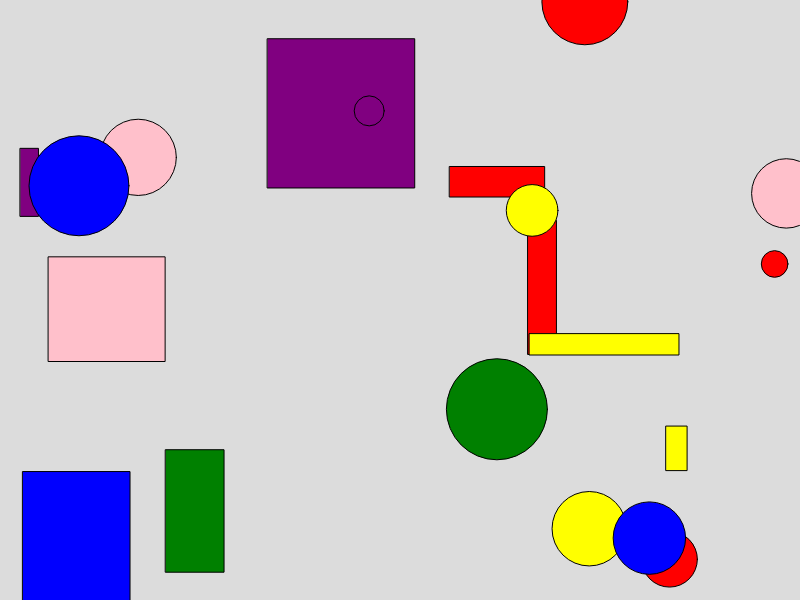
Frame 1 (no input)
Frame 60 (no input): identical to frame 1, image omitted
Frame 120 (the mouse pressed at the canvas centre since frame 60): identical to frame 1, image omitted

The p5.js sketch that drew this single still picture (run headless with seeded random() and noise() and a simulated clock; from frame 60 on, the mouse is pressed at the canvas centre):

// p5.js sketch
// ── sketch.js
let colors = ["red", "green", "blue", "yellow", "pink", "purple"];
let color1 = ["blue", "red", "purple", "yellow", "green", "pink"];
let shapes = ["circle", "rectangle"];
let amountOfRectangles = 20;
let rectangles = [];
let circles = [];

function setup() {
  createCanvas(800, 600);


  for (let i = 0; i < amountOfRectangles; i++) {
    let shape = random(shapes);

    if (shape == "rectangle") {
      let x = random(0, 800); //  chooses stuff at random 
      let y = random(0, 600);
      let w = random(10, 150);
      let h = random(10, 150);
      let kleur = random(colors);
      rectangles.push([x, y, w, h, kleur]);

    }

    if (shape == "circle") {
      let x = random(0, 800); //chooses stuff at random 
      let y = random(0, 600);
      let r = random(10, 150);
      let kleur = random(colors);
      circles.push([x, y, r, kleur]);

    }

  }

}

function draw() {
  background(220);



  for (let i = 0; i < rectangles.length; i++) {

    fill(rectangles[i][4]);
    rect(rectangles[i][0], rectangles[i][1], rectangles[i][2], rectangles[i][3]);
  }

for (let i = 0; i < circles.length; i++) {

    fill(circles[i][3]);
    circle(circles[i][0], circles[i][1], circles[i][2]);
  }


}
